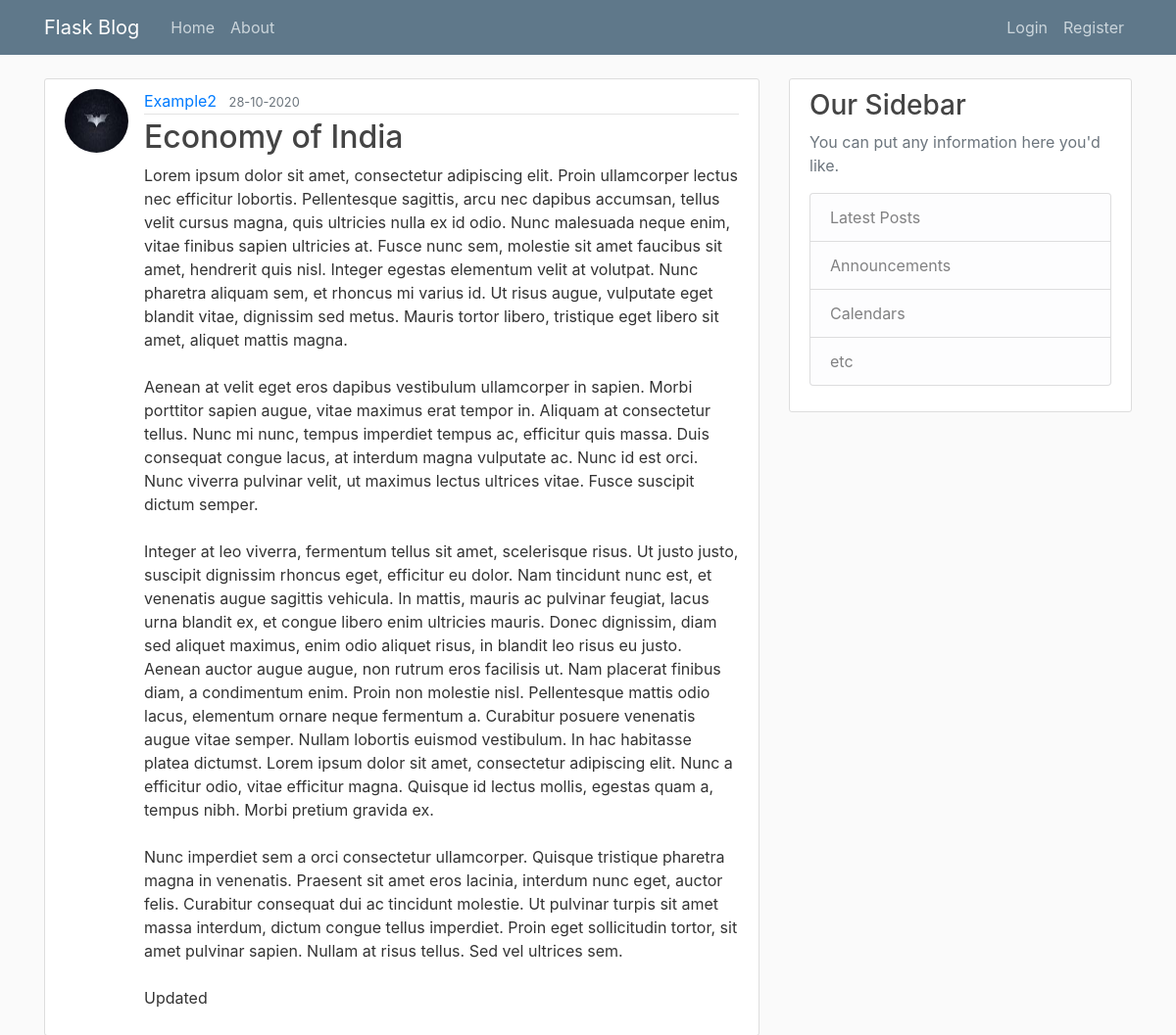
Page /post/13 on the committed database.
### flaskblog/models.py (models this page shows, shortened)
class User(db.Model,UserMixin):
	id=db.Column(db.Integer,primary_key=True)
	username=db.Column(db.String(20),unique=True,nullable=False)
	email=db.Column(db.String(120),unique=True,nullable=False)
	image_file=db.Column(db.String(20),nullable=False,default='default.jpg')
	password=db.Column(db.String(60),nullable=False)
	posts=db.relationship('Post',backref='author',lazy='dynamic')

class Post(db.Model):
	id=db.Column(db.Integer,primary_key=True)
	title=db.Column(db.String(100),nullable=False)
	date_posted=db.Column(db.DateTime,nullable=False,default=datetime.utcnow)
	content=db.Column(db.Text,nullable=False)
	user_id=db.Column(db.Integer,db.ForeignKey('user.id'),nullable=False)

### flaskblog/posts/routes.py (the view)
@posts.route('/post/<int:post_id>')
def post(post_id):
	post=Post.query.get_or_404(post_id)
	return render_template('post.html',title=post.title,post=post)

### flaskblog/templates/post.html (shortened to what this page needs)
{%extends 'layout.html'%}
{%block content%}
	<article class="media content-section">
		<img  class='rounded-circle article-img' src="{{url_for('static',filename='profile_pics/'+post.author.image_file)}}">
  <div class="media-body">
    <div class="article-metadata">
      <a class="mr-2" href="{{url_for('users.user_posts',username=post.author.username)}}">{{ post.author.username }}</a>
      <small class="text-muted">{{ post.date_posted.strftime('%d-%m-%Y') }}</small>
    </div>
    <h2 class='article-title'>{{ post.title }}</a></h2>
    <p class="article-content">{{ post.content }}</p>
  </div>
</article>
{%endblock content%}

### flaskblog/static/main.css (style rules this page uses)
body { background: #fafafa; color: #333333; margin-top: 5rem; }
h1, h2, h3, h4, h5, h6 { color: #444444; }
.content-section { background: #ffffff; padding: 10px 20px; border: 1px solid #dddddd; border-radius: 3px; margin-bottom: 20px; }
.article-title { color: #444444; }
.article-content { white-space: pre-line; }
.article-img { height: 65px; width: 65px; margin-right: 16px; }
.article-metadata { padding-bottom: 1px; margin-bottom: 4px; border-bottom: 1px solid #e3e3e3 }

### rows in the picture
User: image_file (picture), author.username "Example2"
Post: date_posted "28-10-2020", title "Economy of India", content "Lorem ipsum dolor sit amet, consectetur adipiscing elit. Proin ullamcorper lectus nec efficitur lobortis. Pellentesque sagittis, arcu nec dapibus accumsan, tellus velit cursus magna, quis ultricies nulla ex id odio. Nunc malesuada neque enim, vitae finibus sapien ultricies at. Fusce nunc sem, molestie sit amet faucibus sit amet, hendrerit quis nisl. Integer egestas elementum velit at volutpat. Nunc pharetra aliquam sem, et rhoncus mi varius id. Ut risus augue, vulputate eget blandit vitae, dignissim sed metus. Mauris tortor libero, tristique eget libero sit amet, aliquet mattis magna. Aenean at velit eget eros dapibus vestibulum ullamcorper in sapien. Morbi porttitor sapien augue, vitae…"
